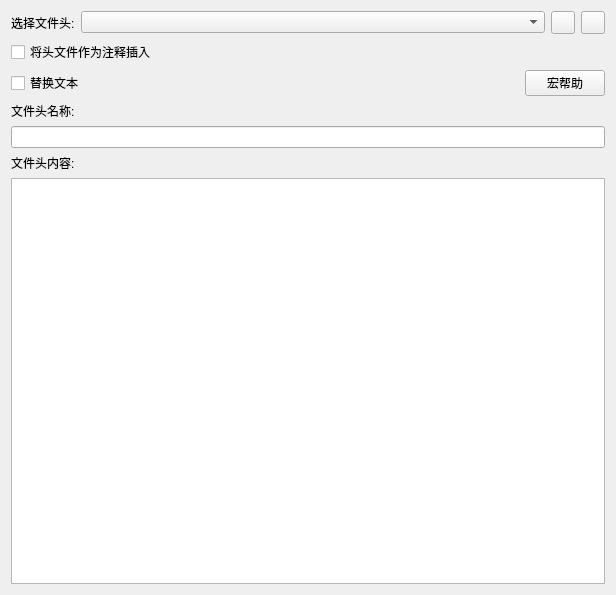
<?xml version="1.0" encoding="UTF-8"?>
<ui version="4.0">
 <class>newFilePrefWidget</class>
 <widget class="QWidget" name="newFilePrefWidget">
  <property name="geometry">
   <rect>
    <x>0</x>
    <y>0</y>
    <width>616</width>
    <height>595</height>
   </rect>
  </property>
  <property name="windowTitle">
   <string>新文件头</string>
  </property>
  <layout class="QVBoxLayout" name="verticalLayout">
   <item>
    <layout class="QHBoxLayout" name="horizontalLayout_2">
     <item>
      <widget class="QLabel" name="label">
       <property name="text">
        <string>选择文件头:</string>
       </property>
      </widget>
     </item>
     <item>
      <widget class="QComboBox" name="comboBox">
       <property name="sizePolicy">
        <sizepolicy hsizetype="Preferred" vsizetype="Fixed">
         <horstretch>1</horstretch>
         <verstretch>0</verstretch>
        </sizepolicy>
       </property>
      </widget>
     </item>
     <item>
      <widget class="QToolButton" name="addButton">
       <property name="toolTip">
        <string>添加头文件</string>
       </property>
       <property name="text">
        <string/>
       </property>
      </widget>
     </item>
     <item>
      <widget class="QToolButton" name="removeButton">
       <property name="toolTip">
        <string>移除头文件</string>
       </property>
       <property name="text">
        <string/>
       </property>
      </widget>
     </item>
    </layout>
   </item>
   <item>
    <widget class="QCheckBox" name="commentCheckBox">
     <property name="text">
      <string>将头文件作为注释插入</string>
     </property>
    </widget>
   </item>
   <item>
    <layout class="QHBoxLayout" name="horizontalLayout">
     <item>
      <widget class="QCheckBox" name="macroCheckBox">
       <property name="text">
        <string>替换文本</string>
       </property>
      </widget>
     </item>
     <item>
      <spacer name="horizontalSpacer">
       <property name="orientation">
        <enum>Qt::Horizontal</enum>
       </property>
       <property name="sizeHint" stdset="0">
        <size>
         <width>40</width>
         <height>20</height>
        </size>
       </property>
      </spacer>
     </item>
     <item>
      <widget class="QPushButton" name="macroHelpButton">
       <property name="text">
        <string>宏帮助</string>
       </property>
      </widget>
     </item>
    </layout>
   </item>
   <item>
    <widget class="QLabel" name="nameLabel">
     <property name="text">
      <string>文件头名称:</string>
     </property>
    </widget>
   </item>
   <item>
    <widget class="QLineEdit" name="nameLineEdit"/>
   </item>
   <item>
    <widget class="QLabel" name="headingLabel">
     <property name="text">
      <string>文件头内容:</string>
     </property>
    </widget>
   </item>
   <item>
    <widget class="QPlainTextEdit" name="headingTextEdit"/>
   </item>
  </layout>
 </widget>
 <resources/>
 <connections/>
</ui>
